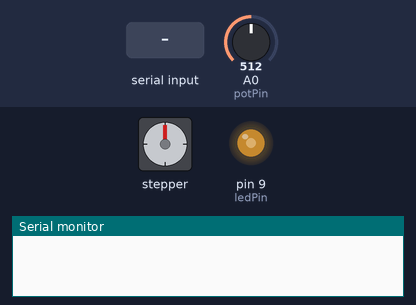
The sketch below on a simulated Arduino Uno, built with avr-gcc and run on an emulated ATmega328P. Shown: stepper motor, output pins drawn as LEDs (lit = HIGH), the last lines printed to the serial monitor. The test bench sets the inputs (shaded band); at power-on: A0 (potPin) = 512. Stepper angles assume 200 steps per turn.

Above: at 1.2 s.
1.3 s: "MOVE 150\n" received over Serial
At 1.46 s:
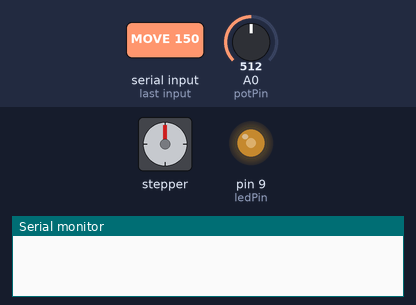
4.3 s: A0 (potPin) set to 716
At 5.3 s:
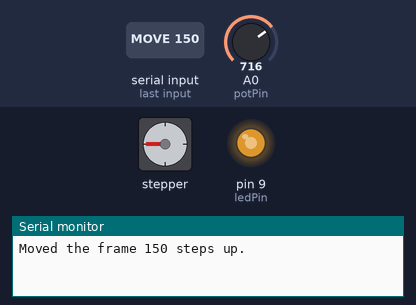
5.8 s: "LED 1\n" received over Serial
At 6.4 s:
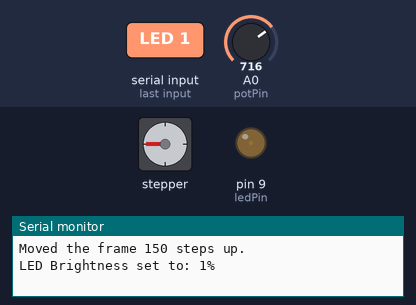
7.3 s: "MOVE 150\n" received over Serial
At 7.76 s:
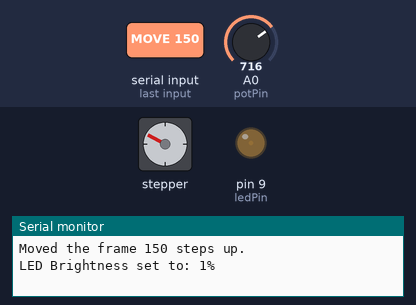
10.3 s: "LED\n" received over Serial
At 11.2 s:
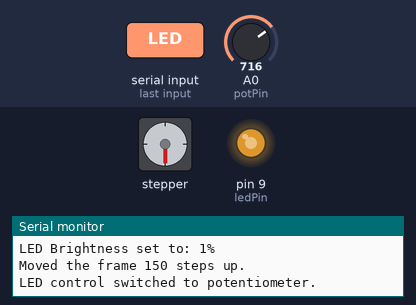
11.8 s: A0 (potPin) set to 900
At 13.2 s:
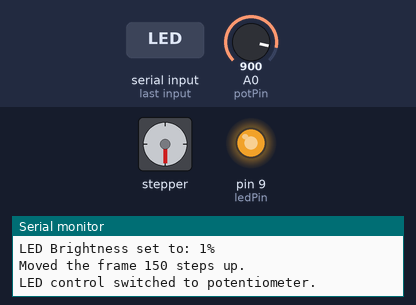
Timing chart, 0 to 14.3 s (numbered marks = the images above; inputs shaded):
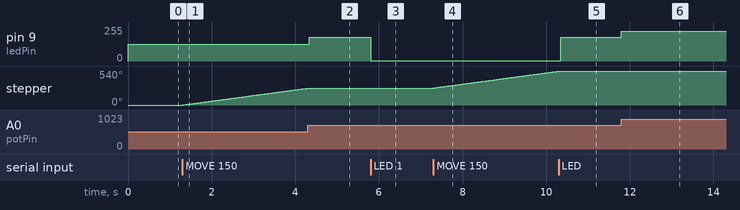

Measured:
- after the input at 1.3 s, stepper: keeps turning clockwise at about 90°/s, starting at once
- after the input at 4.3 s, pin 9 (ledPin): 127/255 → 178/255 at once
- after the input at 5.8 s, pin 9 (ledPin): 178/255 → 2/255 at once
- after the input at 7.3 s, stepper: keeps turning clockwise at about 90°/s, starting at once
- after the input at 10.3 s, pin 9 (ledPin): 2/255 → 178/255 at once
- after the input at 11.8 s, pin 9 (ledPin): 178/255 → 224/255 at once

The sketch:

arduino_code.ino
```cpp
// ---------------------------------------------- //
// Arduino code for droplet dispenser system      //
// Two steppers wired to an Adafruit motor shield //
// LED wired to digital pin 9                     //
// Potentiometer wired to analog pin A0           //
// ---------------------------------------------- //

#include <Wire.h>
#include <Adafruit_MotorShield.h>
#include <PWMServo.h>

// Create motor shield object
Adafruit_MotorShield AFMS = Adafruit_MotorShield();

// Create stepper motor objects
Adafruit_StepperMotor *syringeStepper = AFMS.getStepper(200, 1);
Adafruit_StepperMotor *frameStepper = AFMS.getStepper(200, 2);

// Define arduino pins
const int ledPin = 9;
const int potPin = A0;

// Creating variables
double syrHeight = 5.715;
double syrVol = 1;
double syrRatio = syrHeight / syrVol;
double leadPitch = 0.4;

double vol;                // desired droplet volume
double disp;               // required plunger displacement
double revolutions;        // required revolutions
double steps;              // required steps

String inputString = "";   // A String to hold incoming data
bool manualLedControl = false; // Flag to override potentiometer

void setup() {
  Serial.begin(9600);
  while (!Serial);

  // Start motor shield
  AFMS.begin();

  // LED and potentiometer setup
  pinMode(ledPin, OUTPUT);
  pinMode(potPin, INPUT);

  syringeStepper->setSpeed(15);  // stepper motor speed [rpm]
  frameStepper->setSpeed(15);

  // Start with LED off, but in automatic (potentiometer) mode
  analogWrite(ledPin, 0);

  // Reserve memory for input string
  inputString.reserve(50);
}

void loop() {
  // Check if serial data is available
  while (Serial.available()) {
    char inputChar = Serial.read();
    if (inputChar != '\n') {
      inputString += inputChar;
    } else {
      processCommand(inputString);
      inputString = "";
    }
  }

  // If not in manual mode, control LED with potentiometer
  if (!manualLedControl) {
    int potValue = analogRead(potPin);
    int brightnessPWM = map(potValue, 0, 1023, 0, 255);
    analogWrite(ledPin, brightnessPWM);
  }
}

// Command processing function
void processCommand(String command) {
  command.trim();
  command.toUpperCase();

  int spaceIndex = command.indexOf(' ');
  String cmdKey;
  String valueString = "";

  if (spaceIndex > 0) {
    cmdKey = command.substring(0, spaceIndex);
    valueString = command.substring(spaceIndex + 1);
  } else {
    cmdKey = command;
  }

  // Route command to right function
  if (cmdKey == "LED") {
    if (valueString != "") {
      led(valueString.toInt());
    } else {
      // If "LED" is sent without a value, switch back to potentiometer control
      manualLedControl = false;
      Serial.println("LED control switched to potentiometer.");
    }
  } else if (cmdKey == "DISPENSE") {
    dispense(valueString.toFloat());
  } else if (cmdKey == "MOVE") {
    move_frame(valueString.toInt());
  } else if (cmdKey == "STATUS") {
    Serial.println("System OK.");
  } else {
    Serial.print("Unknown command: ");
    Serial.println(cmdKey);
  }
}

// Control functions
void dispense(double vol) {
  if (vol > 0) {
    disp = syrHeight - (vol * syrRatio);
    revolutions = disp / leadPitch;
    steps = int(revolutions * 200);

    syringeStepper->step(steps, FORWARD, SINGLE);
    syringeStepper->release();
  } else {
    Serial.println("Please enter a positive volume.");
  }
}

void move_frame(int steps) {
  if (steps > 0) {
    frameStepper->step(steps, FORWARD, SINGLE);
    Serial.print("Moved the frame ");
    Serial.print(steps);
    Serial.println(" steps up.");
  } else {
    frameStepper->step(abs(steps), BACKWARD, SINGLE);
    Serial.print("Moved the frame ");
    Serial.print(abs(steps));
    Serial.println(" steps down.");
  }
}

void led(int brightnessPercent) {
  // Switch to manual control
  manualLedControl = true;

  if (brightnessPercent >= 0 && brightnessPercent <= 100) {
    int brightnessPWM = map(brightnessPercent, 0, 100, 0, 255);
    analogWrite(ledPin, brightnessPWM);
    Serial.print("LED Brightness set to: ");
    Serial.print(brightnessPercent);
    Serial.println("%");
  } else {
    Serial.println("Please enter a brightness between 0 and 100.");
  }
}
```
